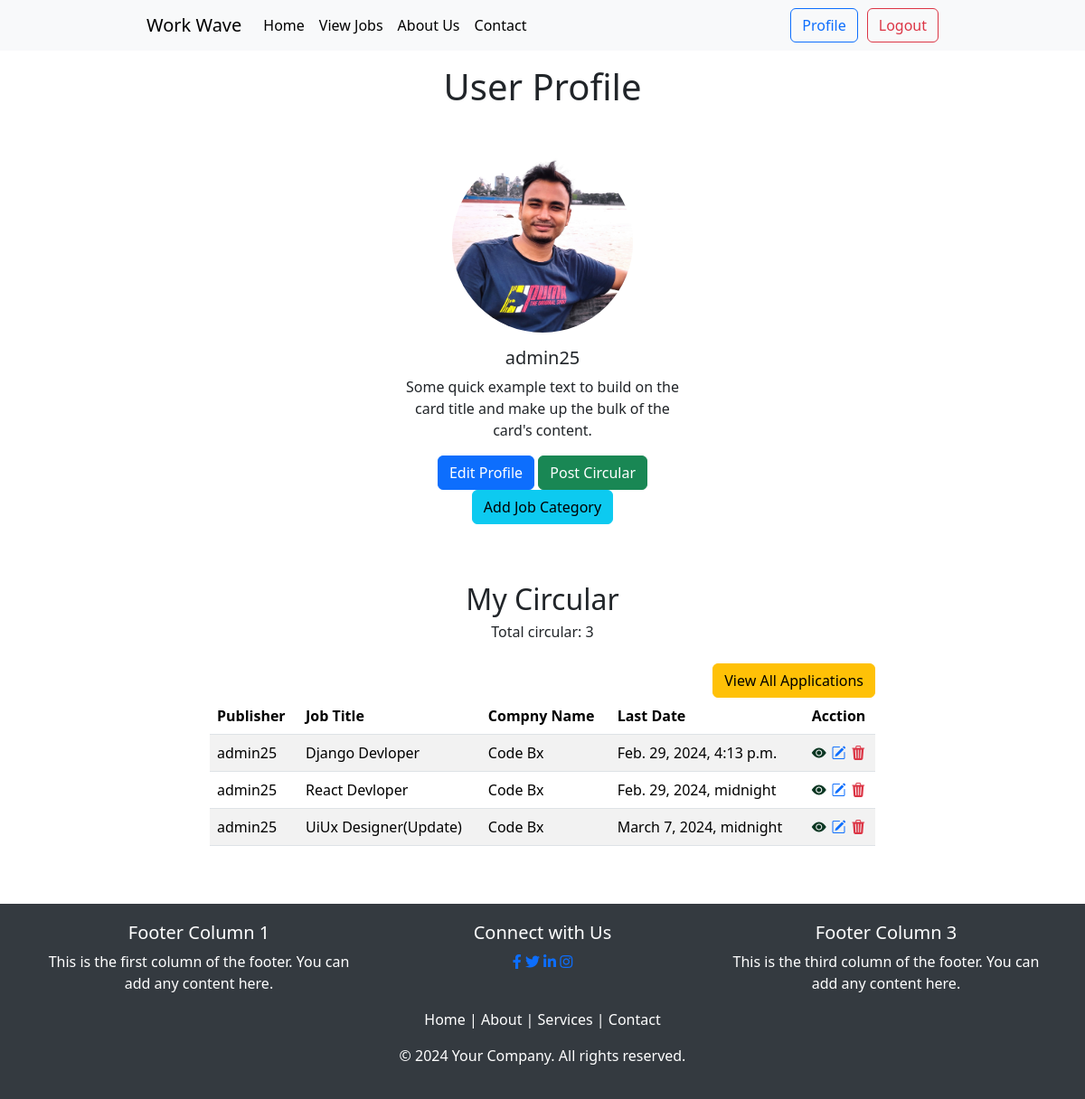
/accounts/user_profile (signed in), run on the app's committed database.
### jobs/models.py (models this page shows, shortened)
class jobCircularModel(models.Model):
    publisher = models.ForeignKey(User, on_delete=models.CASCADE)
    job_title = models.CharField(max_length=100)
    description = models.TextField()
    requirements = models.CharField(max_length=200)
    location = models.CharField(max_length=100)
    company_name = models.CharField(max_length=100)
    post_date = models.DateTimeField(auto_now_add=True)
    last_date = models.DateTimeField(auto_now_add=False)
    vacancy = models.IntegerField()
    salary = models.IntegerField()
    job_category = models.ManyToManyField(jobCategoryModel)
    class Meta:
        verbose_name_plural = "Job Circular"

### userProfile/views.py (the view)
# urls.py: path('user_profile',Profile, name="user_profile"),
@login_required
def Profile (request):
    data = request.user
    userProfile = userProfileModel.objects.filter(user=request.user).first()
    ProfilePicture = userProfile.profile_picture
    print(f"picture is => {userProfile.profile_picture}")
    user_role = userProfile.role
    if userProfile.role == "employer":
        applications = jobCircularModel.objects.filter(publisher = request.user)
    elif userProfile.role == "job_seeker":
        applications = jobApplicationModel.objects.filter(applicant = request.user)
    else:
        print("User Not Found")
    return render(request, 'profile.html', {'data':data, 'applications':applications, 'user_role': user_role, 'ProfilePicture':ProfilePicture})

### userProfile/templates/profile.html (shortened to what this page needs)
{% extends "base.html" %}
{% load static %}
{% block content %}
<link href="https://cdn.jsdelivr.net/npm/bootstrap-icons@1.8.1/font/bootstrap-icons.css" rel="stylesheet">
<div class="container">
    <h1 class="text-center mt-3">User Profile</h1>
    <div class="row justify-content-center mt-5">
        <div class="col-md-4">
            <div class="card border-0">
                {% if ProfilePicture %}
                <img src="{{ ProfilePicture.url }}" class="card-img-top mx-auto d-block profile-picture" alt="profile picture">
                {% else %}
                <img src="{% static "user_img.png" %}" class="card-img-top mx-auto d-block" style="width: 200px;" alt="profile picture">
                {% endif %}
                <div class="card-body text-center">
                    <h5 class="card-title">{{ data }}</h5>
                    <p class="card-text">Some quick example text to build on the card title and make up the bulk of the card's content.</p>
                    <a href="{% url 'edit_profile' %}" class="btn btn-primary btn-block">Edit Profile</a>
                    {% if user_role == 'employer' %}
                        <a href="{% url 'post_circular' %}" class="btn btn-success btn-block">Post Circular</a>
                        <a href="{% url 'add_category' %}" class="btn btn-info btn-block">Add Job Category</a>
                    {% endif %}
                </div>
            </div>
        </div>
    </div>
    <div class="row justify-content-center mt-5 mb-5">
        <div class="col-md-8">
            {% if user_role != 'employer' %}
                <h2 class="text-center">My Applications</h2>
                <h6 class="text-center">Total application: {{ applications|length }}</h6>
                {% if applications|length == 0 %}
                    <div class="text-center">
                        <img src="{% static 'no_data.jpg' %}" class="w-50" alt="No data found" />
                    </div>
                {% else %}
                    <table class="table table-striped">
                        <thead>
                            <tr>
                                <th class='text-center'>Applicant</th>
                                <th class='text-center'>Job Title</th>
                                <th class='text-center'>Published On</th>
                                <th class='text-center'>Last Date</th>
                                <th class='text-center'>View Circular</th>
                                <th class='text-center'>Acction</th>
                            </tr>
                        </thead>
                        <tbody>
                            {% for application in applications %}
                                <tr>
                                    <td>{{ application.applicant.first_name }}</td>
                                    <td>{{ application.job_circular.job_title }}</td>
                                    <td>{{ application.job_circular.post_date }}</td>
                                    <td>{{ application.job_circular.last_date }}</td>
                                    <td><a href="{% url 'circular_details' application.id %}" class="link-style">View Circular</a></td>
                                    <td class='text-center'><a href="{% url 'delete_application' application.id %}"><i class="bi bi-trash3-fill text-danger"></i></a></td>
                                </tr>
                            {% endfor %}
                        </tbody>
                    </table>
                {% endif %}
                {% else %}
                <h2 class="text-center">My Circular</h2>
                <h6 class="text-center">Total circular: {{ applications|length }}</h6>
                <div class='d-flex justify-content-end'>
                    <a href="{% url "applications" %}" class="btn btn-warning btn-block mt-3 text-end">View All Applications</a>
                </div>
                {% if applications|length == 0 %}
                    <div class="text-center">
                        <img src="{% static 'no_data.jpg' %}" class="w-50" alt="No data found" />
                    </div>
                {% else %}
                    <table class="table table-striped">
                        <thead>
                            <tr>
                                <th>Publisher</th>
                                <th>Job Title</th>
                                <th>Compny Name</th>
                                <th>Last Date</th>
                                <th class='text-center'>Acction</th>
                            </tr>
                        </thead>
                        <tbody>
                            {% for application in applications %}
                                <tr>
                                    <td>{{ application.publisher }}</td>
                                    <td>{{ application.job_title }}</td>
                                    <td>{{ application.company_name }}</td>
                                    <td>{{ application.last_date }}</td>
                                    <td class='d-flex justify-content-around'>
                                        <a href="{% url 'circular_details' application.id %}" class="link-style"><i class="bi bi-eye-fill text-success-emphasis"></i></a>
                                        <a href="{% url 'edit_circular' application.id %}" ><i class="bi bi-pencil-square"></i></a>
                                        <a href="{% url 'delete_circular' application.id %}"><i class="bi bi-trash3-fill text-danger"></i></a>
                                    </td>
                                </tr>
                            {% endfor %}
                        </tbody>
                    </table>
                {% endif %}
            {% endif %}
        </div>
    </div>
</div>
{% endblock %}

### userProfile/templates/profile.html (style rules this page uses)
.link-style { color: #007bff; text-decoration: none; }
.profile-picture { border-radius: 50%; width: 200px; height: 200px; object-fit: cover; }

### data on the page
jobCircularModel: publisher "admin25", job_title "Django Devloper", company_name "Code Bx", last_date "Feb. 29, 2024, 4:13 p.m."
jobCircularModel: publisher "admin25", job_title "React Devloper", company_name "Code Bx", last_date "Feb. 29, 2024, midnight"
jobCircularModel: publisher "admin25", job_title "UiUx Designer(Update)", company_name "Code Bx", last_date "March 7, 2024, midnight"

### other printed values
{{ data }} "admin25"
{{ applications|length }} "3"
